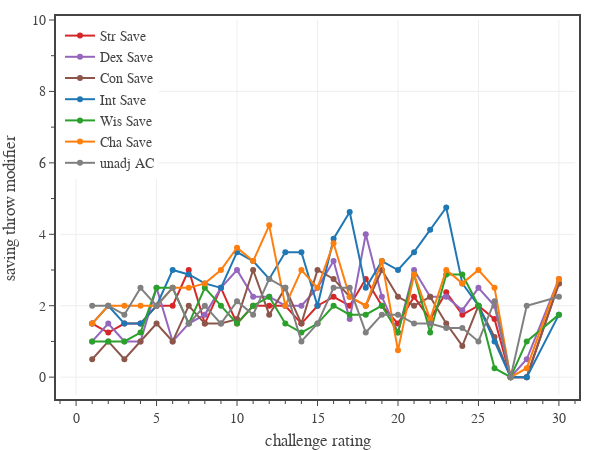

Notebook code for this chart:
### Code cell
# plots the half range of monster defensive stats for each CR.
columns = ['Str Save','Dex Save','Con Save','Int Save','Wis Save','Cha Save','unadj AC']
colors = ['#d62728','#9467bd','#8c564b','#1f77b4','#2ca02c','#ff7f0e','gray','black']

df1 = pd.read_csv('../../assets/data/monsters.csv')
df1 = df1[df1['Category'].isin(['generic','legendary','unique']) & df1['CR'].between(1, 30)]

def count_save_proficiencies(row):
    return row['Str Prof'] + row['Dex Prof'] + row['Con Prof'] + row['Int Prof'] + row['Wis Prof'] + row['Cha Prof']

def effective_armor_class(row):
    AC0 = 12
    SB0 = -2
    dpru = [0.5, 1/12, 1/12, 1/12, 1/12, 1/12, 1/12]
    ACp = [row['AC'] - AC0,
           row['Str Save'] - SB0, row['Dex Save'] - SB0, row['Con Save'] - SB0, 
           row['Int Save'] - SB0, row['Wis Save'] - SB0, row['Cha Save'] - SB0]
    return np.dot(dpru, ACp) + AC0

def unadjusted_armor_class(row):
    ac = row['adj AC']
    ac -= 2 if 'magic resistance' in row['AC adjustments'] else 0
    match count_save_proficiencies(row):
        case 3:
            ac -= 2
        case 4:
            ac -= 2
        case 5:
            ac -= 4
        case 6:
            ac -= 4
        case _:
            ac += 0
    return ac

df1['unadj AC'] = df1.apply(lambda row: unadjusted_armor_class(row), axis=1)

for column in columns:
    df1[column] = df1[column] + df1.apply(lambda row: 4 if 'magic resistance' in row['AC adjustments'] else 0, axis=1)

conf_int = 0.5
dfMean = df1[['CR'] + columns].groupby('CR').mean()
dfMax = df1[['CR'] + columns].groupby('CR').quantile(0.5 + conf_int/2)
dfMin = df1[['CR'] + columns].groupby('CR').quantile(0.5 - conf_int/2)

# create figure
fig = go.Figure(
    layout=go.Layout(
        template=tfb.FIG_TEMPLATE,
        margin=dict(l=60, r=25, b=55, t=20, pad=4),
        xaxis=dict(
            title_text='challenge rating',
            range=[-1,31],
            tick0=0, dtick=5,
            minor=dict(tick0=0, dtick=1),
        ),
        yaxis=dict(
            title_text='saving throw modifier',
            range=[-0.5,10],
            tick0=0, dtick=2,
            minor=dict(tick0=0, dtick=1),
        ),
        legend=dict(
            xanchor='left', yanchor='top',
            x=0.00, y=1.00,
            orientation='v',
            tracegroupgap=0,
        )
    )
)

# plot data
x = dfMean.index.to_series()
for column, c in zip(columns, colors):
    fig.add_trace(go.Scatter(
        x=dfMean.index.to_series(), 
        #y=(dfMean[column] - dfMin[column]),
        #y=(dfMax[column] - dfMean[column]),
        y=0.5*(dfMax[column] - dfMin[column]),
        mode='lines+markers', 
        marker=dict(size=6, color=c),
        name=column,
        legendgroup=column,
        hovertemplate=
            '<b>'+column+'</b><br>'+
            'CR %{x}<br>'+
            'Modifier %{y:,.1f}' + 
            '<extra></extra>'
    ))

# show figure
fig.update_layout(width=600, height=450)
fig.show(config=tfb.FIG_CONFIG)

# save figures
if SAVEFIGS:
    #fig.update_layout(autosize=True, width=None, height=None)
    #tfb.save_fig_html(fig, format='large', name=f'./fig-monster-save-modifier-vs-cr-large')
    #tfb.save_fig_html(fig, format='small', name=f'./fig-monster-save-modifier-vs-cr-small')
    pass

### Figure 1 — Plotly figure (JSON) as saved in the notebook; plotly's stock layout.template omitted (floating-point values rounded to 4 significant figures)
{"data": [{"hovertemplate": "<b>Str Save</b><br>CR %{x}<br>Modifier %{y:,.1f}<extra></extra>", "legendgroup": "Str Save", "marker": {"color": "#d62728", "size": 6}, "mode": "lines+markers", "name": "Str Save", "type": "scatter", "x": [1, 2, 3, 4, 5, 6, 7, 8, 9, 10, 11, 12, 13, 14, 15, 16, 17, 18, 19, 20, 21, 22, 23, 24, 25, 26, 27, 28, 30], "y": [1.5, 1.25, 1.5, 1.5, 2, 2, 3, 1.5, 2.5, 1.5, 2, 2, 2, 1.5, 2, 2.25, 2, 2.75, 2, 1.5, 2.25, 1.625, 2.375, 1.75, 2, 1.625, 0, 0, 2.625]}, {"hovertemplate": "<b>Dex Save</b><br>CR %{x}<br>Modifier %{y:,.1f}<extra></extra>", "legendgroup": "Dex Save", "marker": {"color": "#9467bd", "size": 6}, "mode": "lines+markers", "name": "Dex Save", "type": "scatter", "x": [1, 2, 3, 4, 5, 6, 7, 8, 9, 10, 11, 12, 13, 14, 15, 16, 17, 18, 19, 20, 21, 22, 23, 24, 25, 26, 27, 28, 30], "y": [1, 1.5, 1, 1, 2.5, 1, 1.5, 1.75, 2.5, 3, 2.25, 2.25, 2, 2, 2.5, 3.25, 1.625, 4, 2.25, 1.25, 3, 2.25, 2.25, 1.875, 2.5, 2, 0, 0.5, 2.75]}, {"hovertemplate": "<b>Con Save</b><br>CR %{x}<br>Modifier %{y:,.1f}<extra></extra>", "legendgroup": "Con Save", "marker": {"color": "#8c564b", "size": 6}, "mode": "lines+markers", "name": "Con Save", "type": "scatter", "x": [1, 2, 3, 4, 5, 6, 7, 8, 9, 10, 11, 12, 13, 14, 15, 16, 17, 18, 19, 20, 21, 22, 23, 24, 25, 26, 27, 28, 30], "y": [0.5, 1, 0.5, 1, 1.5, 1, 2, 1.5, 1.5, 1.625, 3, 1.75, 2.5, 1.5, 3, 2.75, 2.25, 2, 3, 2.25, 2, 2.25, 1.5, 0.875, 2, 1.125, 0, 0, 2.625]}, {"hovertemplate": "<b>Int Save</b><br>CR %{x}<br>Modifier %{y:,.1f}<extra></extra>", "legendgroup": "Int Save", "marker": {"color": "#1f77b4", "size": 6}, "mode": "lines+markers", "name": "Int Save", "type": "scatter", "x": [1, 2, 3, 4, 5, 6, 7, 8, 9, 10, 11, 12, 13, 14, 15, 16, 17, 18, 19, 20, 21, 22, 23, 24, 25, 26, 27, 28, 30], "y": [1.5, 2, 1.5, 1.5, 2, 3, 2.875, 2.625, 2.5, 3.5, 3.25, 2.75, 3.5, 3.5, 2, 3.875, 4.625, 2.5, 3.25, 3, 3.5, 4.125, 4.75, 2.625, 2, 1, 0, 0, 1.75]}, {"hovertemplate": "<b>Wis Save</b><br>CR %{x}<br>Modifier %{y:,.1f}<extra></extra>", "legendgroup": "Wis Save", "marker": {"color": "#2ca02c", "size": 6}, "mode": "lines+markers", "name": "Wis Save", "type": "scatter", "x": [1, 2, 3, 4, 5, 6, 7, 8, 9, 10, 11, 12, 13, 14, 15, 16, 17, 18, 19, 20, 21, 22, 23, 24, 25, 26, 27, 28, 30], "y": [1, 1, 1, 1.25, 2.5, 2.5, 1.5, 2.5, 2, 1.5, 2, 2.25, 1.5, 1.25, 1.5, 2, 1.75, 1.75, 2, 1.25, 2.875, 1.25, 2.875, 2.875, 2, 0.25, 0, 1, 1.75]}, {"hovertemplate": "<b>Cha Save</b><br>CR %{x}<br>Modifier %{y:,.1f}<extra></extra>", "legendgroup": "Cha Save", "marker": {"color": "#ff7f0e", "size": 6}, "mode": "lines+markers", "name": "Cha Save", "type": "scatter", "x": [1, 2, 3, 4, 5, 6, 7, 8, 9, 10, 11, 12, 13, 14, 15, 16, 17, 18, 19, 20, 21, 22, 23, 24, 25, 26, 27, 28, 30], "y": [1.5, 2, 2, 2, 2, 2.5, 2.5, 2.625, 3, 3.625, 3.25, 4.25, 2, 3, 2.5, 3.75, 2.25, 2, 3.25, 0.75, 2.875, 1.625, 3, 2.625, 3, 2.5, 0, 0.25, 2.75]}, {"hovertemplate": "<b>unadj AC</b><br>CR %{x}<br>Modifier %{y:,.1f}<extra></extra>", "legendgroup": "unadj AC", "marker": {"color": "gray", "size": 6}, "mode": "lines+markers", "name": "unadj AC", "type": "scatter", "x": [1, 2, 3, 4, 5, 6, 7, 8, 9, 10, 11, 12, 13, 14, 15, 16, 17, 18, 19, 20, 21, 22, 23, 24, 25, 26, 27, 28, 30], "y": [2, 2, 1.75, 2.5, 2, 2.5, 1.5, 2, 1.5, 2.125, 1.75, 2.75, 2.5, 1, 1.5, 2.5, 2.5, 1.25, 1.75, 1.75, 1.5, 1.5, 1.375, 1.375, 1, 2.125, 0, 2, 2.25]}], "layout": {"height": 450, "legend": {"orientation": "v", "tracegroupgap": 0, "x": 0, "xanchor": "left", "y": 1, "yanchor": "top"}, "margin": {"b": 55, "l": 60, "pad": 4, "r": 25, "t": 20}, "width": 600, "xaxis": {"dtick": 5, "minor": {"dtick": 1, "tick0": 0}, "range": [-1, 31], "tick0": 0, "title": {"text": "challenge rating"}}, "yaxis": {"dtick": 2, "minor": {"dtick": 1, "tick0": 0}, "range": [-0.5, 10], "tick0": 0, "title": {"text": "saving throw modifier"}}}}
